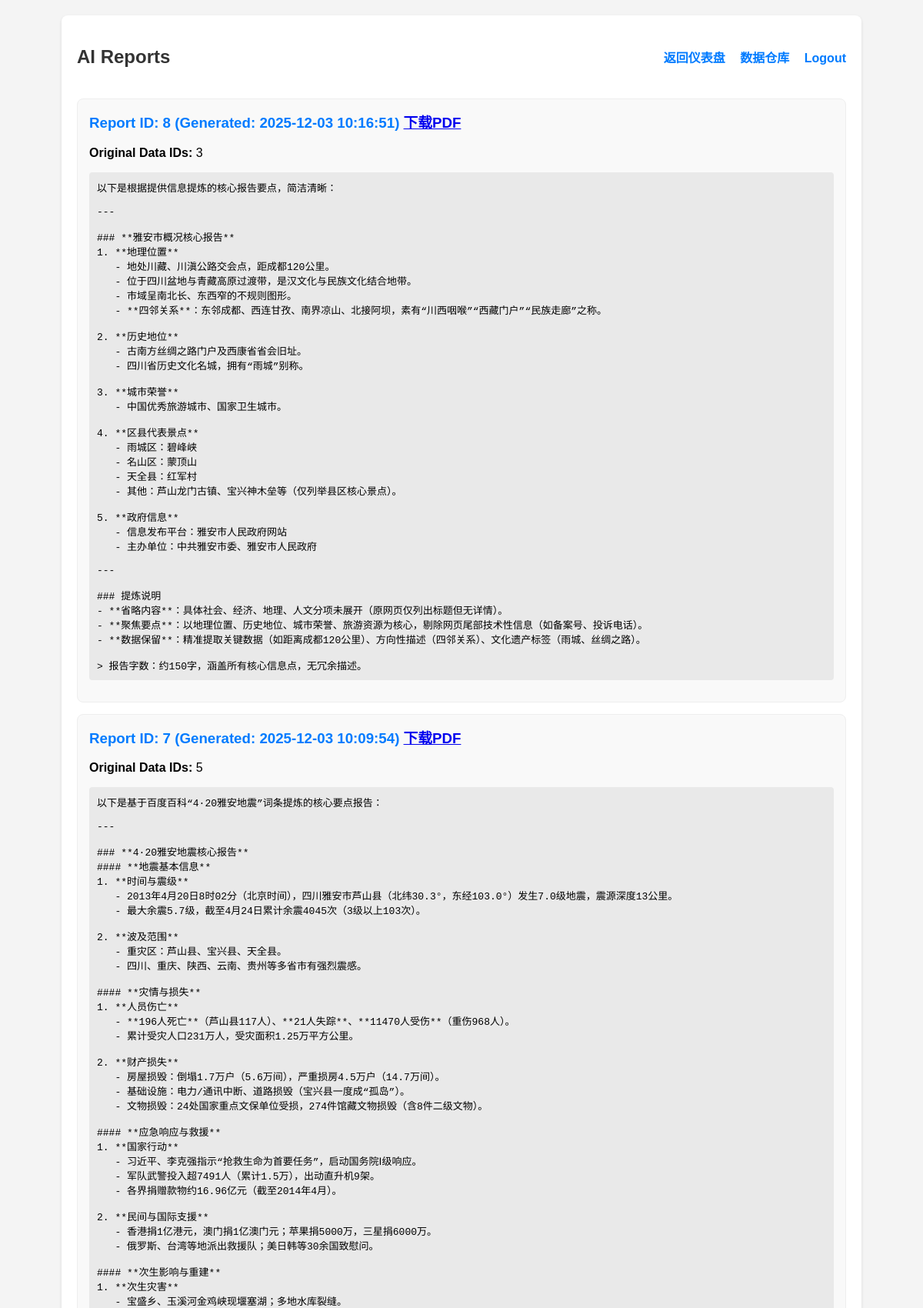
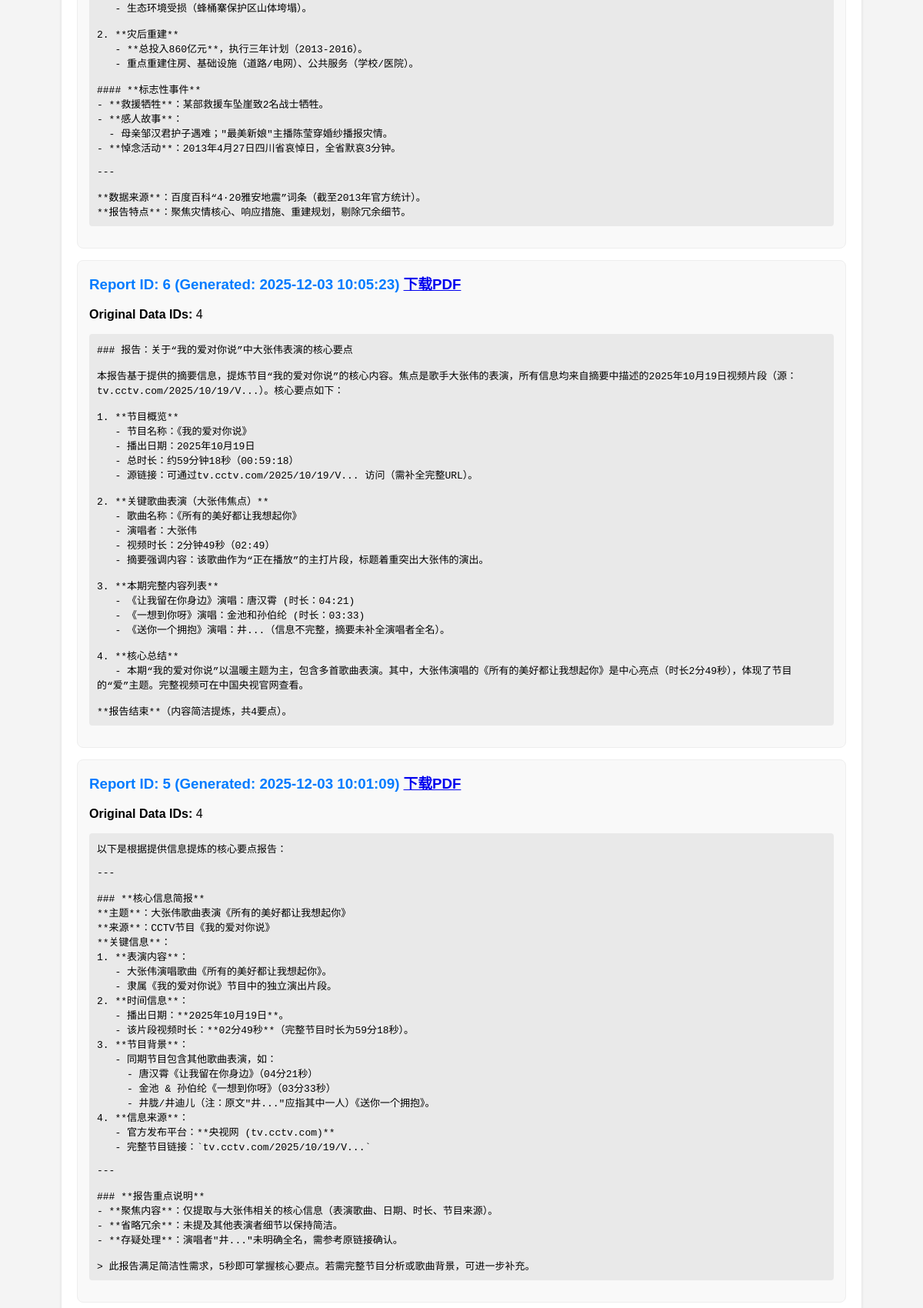
The app's page /ai_reports (signed in, upper part) with its own data (2 pictures, top to bottom).
### tables this page shows
CREATE TABLE ai_reports (
            id INTEGER PRIMARY KEY AUTOINCREMENT,
            original_data_ids TEXT NOT NULL,
            refined_content TEXT,
            timestamp DATETIME DEFAULT CURRENT_TIMESTAMP
        );

### app.py (the view)
@app.route('/ai_reports')
def ai_reports():
    if 'logged_in' not in session or not session['logged_in']:
        return redirect(url_for('login'))
    conn = get_db()
    cursor = conn.cursor()
    cursor.execute("SELECT * FROM ai_reports ORDER BY timestamp DESC")
    reports = cursor.fetchall()
    conn.close()
    return render_template('ai_reports.html', reports=reports)

### app.py (called while the page is built)
def get_db():
    conn = sqlite3.connect(DATABASE)
    conn.row_factory = sqlite3.Row
    return conn

### templates/ai_reports.html (shortened to what this page needs)
<!DOCTYPE html>
<html lang="en">
<head>
</head>
<body>
    <div class="container">
        <div class="header">
            <h2>AI Reports</h2>
            <div>
                <a href="{{ url_for('dashboard') }}" style="margin-right: 15px;">返回仪表盘</a>
                <a href="{{ url_for('data_warehouse') }}" style="margin-right: 15px;">数据仓库</a>
                <a href="{{ url_for('logout') }}">Logout</a>
            </div>
        </div>
        {% if reports %}
            {% for report in reports %}
                <div class="report-item">
                    <h3>Report ID: {{ report.id }} (Generated: {{ report.timestamp }}) <a href="{{ url_for('generate_report_pdf', report_id=report.id) }}" class="download-pdf-button">下载PDF</a></h3>
                    <p><strong>Original Data IDs:</strong> {{ report.original_data_ids }}</p>
                    <pre>{{ report.refined_content }}</pre>
                </div>
            {% endfor %}
        {% else %}
            <p class="no-reports">暂无AI报告。</p>
        {% endif %}
    </div>
</body>
</html>

### templates/ai_reports.html (style rules this page uses)
body { font-family: Arial, sans-serif; background-color: #f4f4f4; margin: 0; padding: 20px; }
.container { max-width: 1000px; margin: auto; background-color: #fff; padding: 20px; border-radius: 8px; box-shadow: 0 2px 4px rgba(0,0,0,0.1); }
.header { display: flex; justify-content: space-between; align-items: center; margin-bottom: 20px; }
.header h2 { color: #333; }
.header a { text-decoration: none; color: #007bff; font-weight: bold; }
.report-item { background-color: #f9f9f9; padding: 15px; border-radius: 8px; margin-bottom: 15px; border: 1px solid #eee; }
.report-item h3 { color: #007bff; margin-top: 0; }
.report-item pre { white-space: pre-wrap; word-wrap: break-word; background-color: #e9e9e9; padding: 10px; border-radius: 4px; }

### records on screen
ai_reports: id "8", timestamp "2025-12-03 10:16:51", original_data_ids "3", refined_content "以下是根据提供信息提炼的核心报告要点，简洁清晰： --- ### **雅安市概况核心报告** 1. **地理位置** - 地处川藏、川滇公路交会点，距成都120公里。 - 位于四川盆地与青藏高原过渡带，是汉文化与民族文化结合地带。 - 市域呈南北长、东西窄的不规则图形。 - **四邻关系**：东邻成都、西连甘孜、南界凉山、北接阿坝，素有“川西咽喉”“西藏门户”“民族走廊”之称。 2. **历史地位** - 古南方丝绸之路门户及西康省省会旧址。 - 四川省历史文化名城，拥有“雨城”别称。 3. **城市荣誉** - 中国优秀旅游城市、国家卫生城市。 4. **区县代表景点** - 雨城区：碧峰峡 - 名山区：蒙顶山 - 天全县：红军村 - 其他：芦山龙门古镇、宝兴神木垒等（仅列举县区核心景点）。 5. **政府信息** - 信息发布平台：雅安市人民政府网站 - 主办单位：中共雅安市委、雅安市人民政府 --- ### 提炼说明 - **省略内容**：具体社会、经济、地理、人文分项未展开（原网页仅列出标题但无详情）。 - **聚焦要点**：以地理位置、历史地位、城市荣誉、旅游资源为核心，剔除网页尾部技术性信息（如备案号、投诉电话）。 - **数据保留**：精准提取关键数据（如距离成都120公里）、方向性描述（四邻关系）、文化遗产标签（雨城、丝绸之路）。 > 报告字数：约150字，涵盖所有核心信息点，无冗余描述。"
ai_reports: id "7", timestamp "2025-12-03 10:09:54", original_data_ids "5", refined_content "以下是基于百度百科“4·20雅安地震”词条提炼的核心要点报告： --- ### **4·20雅安地震核心报告** #### **地震基本信息** 1. **时间与震级** - 2013年4月20日8时02分（北京时间），四川雅安市芦山县（北纬30.3°，东经103.0°）发生7.0级地震，震源深度13公里。 - 最大余震5.7级，截至4月24日累计余震4045次（3级以上103次）。 2. **波及范围** - 重灾区：芦山县、宝兴县、天全县。 - 四川、重庆、陕西、云南、贵州等多省市有强烈震感。 #### **灾情与损失** 1. **人员伤亡** - **196人死亡**（芦山县117人）、**21人失踪**、**11470人受伤**（重伤968人）。 - 累计受灾人口231万人，受灾面积1.25万平方公里。 2. **财产损失** - 房屋损毁：倒塌1.7万户（5.6万间），严重损房4.5万户（14.7万间）。 - 基础设施：电力/通讯中断、道路损毁（宝兴县一度成“孤岛”）。 - 文物损毁：24处国家重点文保单位受损，274件馆藏文物损毁（含8件二级文物）。 #### **应急响应与救援** 1. **国家行动** - 习近平、李克强指示“抢救生命为首要任务”，启动国务院Ⅰ级响应。 - 军队武警投入超7491人（累计1.5万），出动直升机9架。 - 各界捐赠款物约16.96亿元（截至2014年4月）。 2. **民间与国际支援** - 香港捐1亿港元，澳门捐1亿澳门元；苹果捐5000万，三星捐6000万。 - 俄罗斯、台湾等地派出救援队；美日韩等30余国致慰问。…"
ai_reports: id "6", timestamp "2025-12-03 10:05:23", original_data_ids "4", refined_content "### 报告：关于“我的爱对你说”中大张伟表演的核心要点 本报告基于提供的摘要信息，提炼节目“我的爱对你说”的核心内容。焦点是歌手大张伟的表演，所有信息均来自摘要中描述的2025年10月19日视频片段（源：tv.cctv.com/2025/10/19/V...）。核心要点如下： 1. **节目概览** - 节目名称：《我的爱对你说》 - 播出日期：2025年10月19日 - 总时长：约59分钟18秒（00:59:18） - 源链接：可通过tv.cctv.com/2025/10/19/V... 访问（需补全完整URL）。 2. **关键歌曲表演（大张伟焦点）** - 歌曲名称：《所有的美好都让我想起你》 - 演唱者：大张伟 - 视频时长：2分钟49秒（02:49） - 摘要强调内容：该歌曲作为“正在播放”的主打片段，标题着重突出大张伟的演出。 3. **本期完整内容列表** - 《让我留在你身边》演唱：唐汉霄 (时长：04:21) - 《一想到你呀》演唱：金池和孙伯纶 (时长：03:33) - 《送你一个拥抱》演唱：井...（信息不完整，摘要未补全演唱者全名）。 4. **核心总结** - 本期“我的爱对你说”以温暖主题为主，包含多首歌曲表演。其中，大张伟演唱的《所有的美好都让我想起你》是中心亮点（时长2分49秒），体现了节目的“爱”主题。完整视频可在中国央视官网查看。 **报告结束**（内容简洁提炼，共4要点）。"
ai_reports: id "5", timestamp "2025-12-03 10:01:09", original_data_ids "4", refined_content "以下是根据提供信息提炼的核心要点报告： --- ### **核心信息简报** **主题**：大张伟歌曲表演《所有的美好都让我想起你》 **来源**：CCTV节目《我的爱对你说》 **关键信息**： 1. **表演内容**： - 大张伟演唱歌曲《所有的美好都让我想起你》。 - 隶属《我的爱对你说》节目中的独立演出片段。 2. **时间信息**： - 播出日期：**2025年10月19日**。 - 该片段视频时长：**02分49秒**（完整节目时长为59分18秒）。 3. **节目背景**： - 同期节目包含其他歌曲表演，如： - 唐汉霄《让我留在你身边》（04分21秒） - 金池 & 孙伯纶《一想到你呀》（03分33秒） - 井胧/井迪儿（注：原文\"井...\"应指其中一人）《送你一个拥抱》。 4. **信息来源**： - 官方发布平台：**央视网 (tv.cctv.com)** - 完整节目链接：`tv.cctv.com/2025/10/19/V...` --- ### **报告重点说明** - **聚焦内容**：仅提取与大张伟相关的核心信息（表演歌曲、日期、时长、节目来源）。 - **省略冗余**：未提及其他表演者细节以保持简洁。 - **存疑处理**：演唱者\"井...\"未明确全名，需参考原链接确认。 > 此报告满足简洁性需求，5秒即可掌握核心要点。若需完整节目分析或歌曲背景，可进一步补充。"
